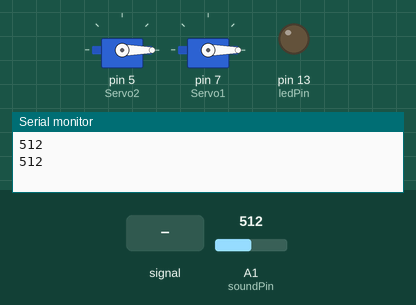
A sketch run on a simulated Arduino Uno, built with avr-gcc and run on an emulated ATmega328P. Parts: 2 × servo, output pins drawn as LEDs (lit = HIGH), the last lines printed to the serial monitor. Dashed ring = blinking. The test bench sets the inputs (shaded band); at power-on: A1 (soundPin) = 512.

Above: at 2.2 s.
2.3 s: A1 (soundPin) fed a 200 Hz sine of ±81 counts around its level
At 4.72 s:
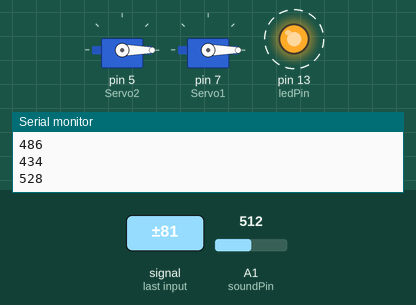
6.5 s: A1 (soundPin) set to 306
At 6.65 s:
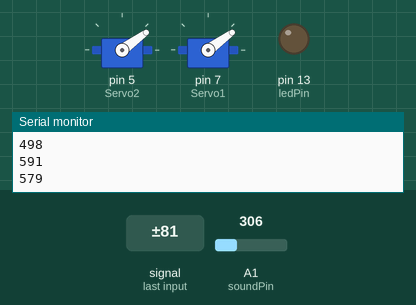
10.7 s: A1 (soundPin) fed a 200 Hz sine of ±81 counts around its level
At 12.46 s:
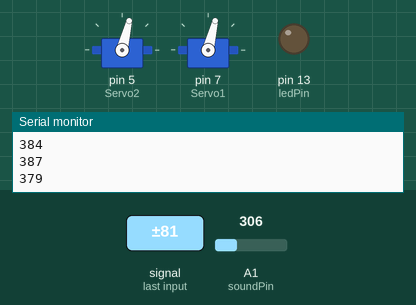
14.2 s: A1 (soundPin) set to 170
At 15.07 s:
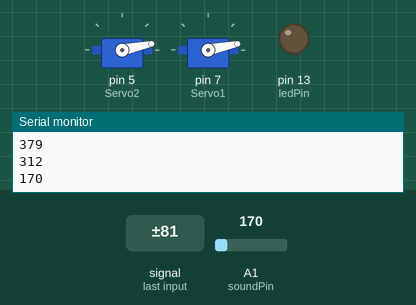
Timing chart, 0 to 18.7 s (numbered marks = the images above; inputs shaded):
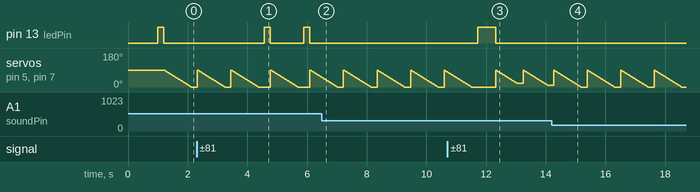

The sketch:

Servo_moved_by_sensor.ino
```cpp
//Connect the 3 pins of the servo:
//1- (red) to 5v preferably external
//2- (brown) to Ground
//3- (orange) to pin 5

// Second Servo, save for red and brown
// connect the orange cable of the servo to pin 6


#include <Servo.h>

const int ledPin = 13; //pin 13 built-in led
const int soundPin = 1; //sound sensor attach to digital pin1

Servo Servo1;
Servo Servo2;
int pos1=90;
int pos2=90;
int pos = 0;
int posNew=0;

int value = 0;
int valuePast = 0;


void setup() {

   pinMode(ledPin,OUTPUT);//set pin13 as OUTPUT
   pinMode(soundPin, INPUT);  // Set sensor pin as an INPUT
   Serial.begin(9600);
   Servo2.attach(5);
   Servo1.attach(7);
   Servo1.write(pos1);
   Servo2.write(pos2);
   delay(1000);
}


void loop() {

//SOUND

  valuePast=value;

  value = analogRead(soundPin);//read the value of A0
  Serial.println(value);//print the value
//Serial.write(value*3);//send the value in binary for processing


//Program to know if sensor value increases or decreases

  if(value > valuePast) //if the value is greater
  {
    digitalWrite(ledPin,HIGH);//turn on the led
    posNew = posNew + 10;
    if(posNew > 180) {posNew = 180; }
    for (pos = pos1; pos <= posNew; pos += 1) {
    Servo1.write(pos);
    Servo2.write(pos);
    delay(10);
    }
  }
  else
  {
    digitalWrite(ledPin,LOW);//turn off the led
    posNew = posNew - 10;
    if(posNew < 0) {posNew = 0; }
    for (pos = pos1; pos >= posNew; pos -= 1) {
    Servo1.write(pos);
    Servo2.write(pos);
    delay(10);
    }

  }
  delay(200);//delay 200ms

}
```

Measured:
- after the input at 2.3 s, pin 13 (ledPin): alternates HIGH for 0.20 s and LOW for 1.1 s, starting after 2.3 s
- after the input at 6.5 s, pin 13 (ledPin): stays LOW (without the input it goes to HIGH after 3.0 s)
- after the input at 10.7 s, pin 13 (ledPin): LOW → HIGH after 1.0 s, → LOW 0.60 s later
- after the input at 14.2 s, pin 13 (ledPin): stops changing and stays LOW
- by itself, servo on pin 5 (Servo2), servo on pin 7 (Servo1): ramps from 90° to 0° and jumps back, once every 1.1 s
